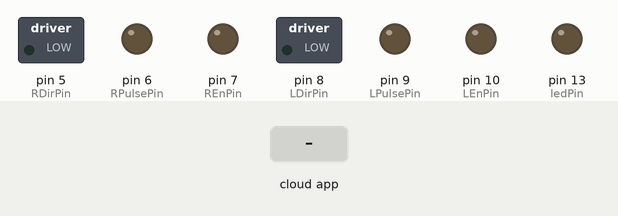
Bench run of a sketch on a simulated Arduino Uno, built with avr-gcc and run on an emulated ATmega328P. Shown: switched loads named in the sketch (green lamp = pin HIGH), output pins drawn as LEDs (lit = HIGH). Inputs (shaded band) come from the test bench. The ROS host is connected and sends only what is stated.

Above: at 1.2 s.
1.3 s: the phone or cloud app sets left_vel to -100
At 2.5 s:
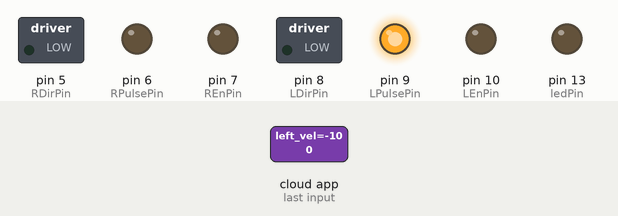
2.8 s: the phone or cloud app sets right_vel to -100
At 3.8 s:
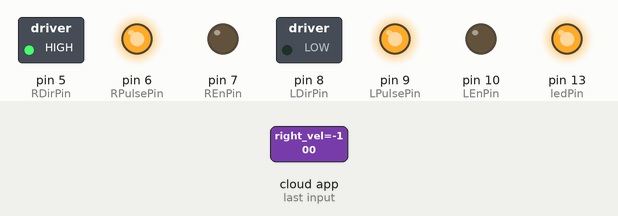
4.3 s: the phone or cloud app sets left_vel to 100
At 4.9 s:
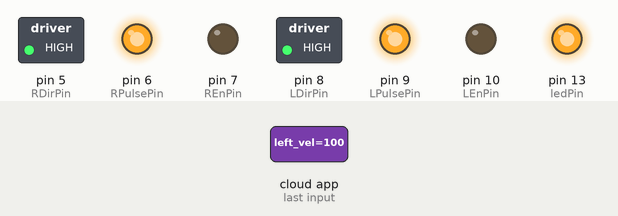
5.8 s: the phone or cloud app sets right_vel to 100
At 7.0 s:
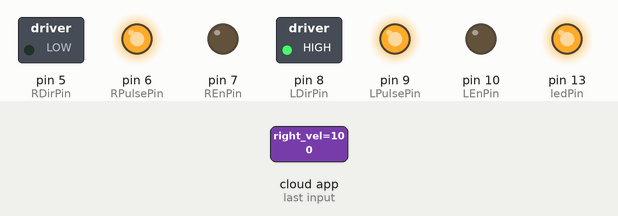
7.3 s: the phone or cloud app sets left_vel to -100
At 8.4 s:
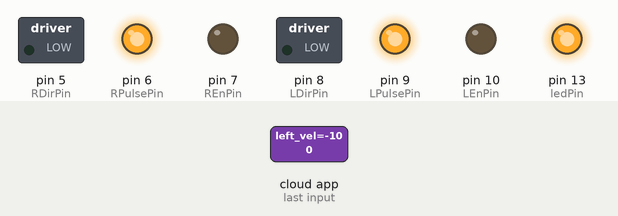
Timing chart, 0 to 9.8 s (numbered marks = the images above; inputs shaded):
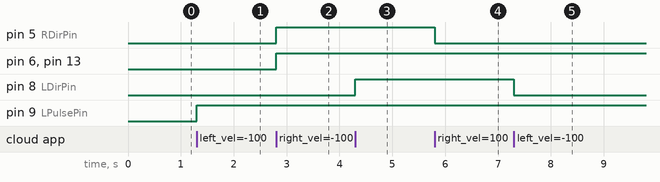

Measured:
- after the input at 1.3 s, pin 9 (LPulsePin): LOW → HIGH at once
- after the input at 2.8 s, pin 5 (RDirPin), pin 6 (RPulsePin), pin 13 (ledPin): LOW → HIGH at once
- after the input at 4.3 s, pin 8 (LDirPin): LOW → HIGH at once
- after the input at 5.8 s, pin 5 (RDirPin): HIGH → LOW at once
- after the input at 7.3 s, pin 8 (LDirPin): HIGH → LOW at once

The sketch:

Rosserial_stepperControl.ino
```cpp
// (licence header left out)
#include <Arduino.h>
#include "BasicStepperDriver.h"
#include <ros.h>
#include <std_msgs/Float32.h>
#include <std_msgs/Int64.h>
/* -----------------------------------------------------------
 * VARIABLES
 *------------------------------------------------------------*/
double Lvel = 0;
double Rvel = 0;
int Rcount = 0;
int Lcount = 0;


unsigned long current_time = 0;
unsigned long next_Ltime = micros();
unsigned long next_Rtime = micros();
unsigned long spinTime = 25000; //tiempo en el que se actualiza los pub & sub
unsigned long NextSpinTime = micros() + spinTime; //tiempo en el que se actualiza los pub & sub
int Lpulse_low_time = 50*100 - 400;
int Rpulse_low_time = 50*100 - 400; //tiempo de pulse en low, lo minimo es 400 para 180 rpm
/* -----------------------------------------------------------
 * MOTORES
 *------------------------------------------------------------*/
#define pulse_high_time  = 400 //400miliseconds tiempo de pulso -- es constante y varia es el tiempo de low

// configuracion de cables motor izquierdo
#define LDirPin 8 //direccion
#define LPulsePin 9 //púlsos
#define LEnPin 10 //enable

// configuracion de cables motor derecho
#define RDirPin 5 //direccion
#define RPulsePin 6 //púlsos
#define REnPin 7 //enable

#define ledPin 13 //led

/* -----------------------------------------------------------
 * CALLBACKS
 *------------------------------------------------------------*/

void LCallback( const std_msgs::Float32& vel){
  Lvel = vel.data;
}

void RCallback( const std_msgs::Float32& vel){
  Rvel = vel.data;
}


/* -----------------------------------------------------------
 * ROS
 *------------------------------------------------------------*/
ros::NodeHandle nh;
//suscripciones  -- lee la velocidad poblicada por el Hardware interface Node
ros::Subscriber<std_msgs::Float32> sub1("left_vel", LCallback);
ros::Subscriber<std_msgs::Float32> sub2("right_vel", RCallback);
//publicaciones  -- envia el conteo de pulsos a el Hardware interface Node
std_msgs::Int64 Lcount_msg;
ros::Publisher LCounter("left_count", &Lcount_msg);
std_msgs::Int64 Rcount_msg;
ros::Publisher RCounter("right_count", &Rcount_msg);

/* -----------------------------------------------------------
 * PROGRAMA
 *------------------------------------------------------------*/
void setup() {

  pinMode(LDirPin, OUTPUT);
  pinMode(LPulsePin, OUTPUT);
  pinMode(LEnPin, OUTPUT);
  pinMode(RDirPin, OUTPUT);
  pinMode(RPulsePin, OUTPUT);
  pinMode(REnPin, OUTPUT);

pinMode(ledPin, OUTPUT);

  nh.initNode();

  nh.subscribe(sub1);
  nh.subscribe(sub2);

  nh.advertise(LCounter);
  nh.advertise(RCounter);
}

void loop() {
current_time = micros();

  if (Lvel != 0){

    //convertir de rad/s a los tiempo del pulso
    //cada paso (400/giro) tiene 0.9 grados = 0.015708 rad
    //solo es una regla de 3, si debe recorrer X rad en 1 segundo, 0.015708 radianes en cuantos segundos?
    Lpulse_low_time = 1000000*(0.015708/abs(Lvel))-400; //deque quedar en micros

    //CAMBIO DE DIRECCION
    if (Lvel > 0){
      digitalWrite(LDirPin, HIGH);
    }
    else if (Lvel < 0){
      digitalWrite(LDirPin,LOW);
    }

    //ENVIO DE PULSOS
    current_time = micros();
    if (current_time >= next_Ltime){
      digitalWrite(LPulsePin, HIGH);
      delayMicroseconds(400);
      next_Ltime = micros() + Lpulse_low_time;
      if(LDirPin){Lcount +=1;} else {Lcount -= 1;}
    }
    else if( current_time < next_Ltime) {
      digitalWrite(LPulsePin, LOW);
    }
  }//if Lvel 0

  if (Rvel != 0){

    //digitalWrite(REnPin, LOW); //verificar polaridad
    //digitalWrite(LEnPin, LOW);
    //convertir de rad/s a los tiempo del pulso
    //cada paso (400/giro) tiene 0.9 grados = 0.015708 rad
    //solo es una regla de 3, si debe recorrer X rad en 1 segundo, 0.015708 radianes en cuantos segundos?
    Rpulse_low_time = 1000000*(0.015708/abs(Rvel))-400; //debe quedar en micros
    //Rpulse_low_time = 4000;
    //CAMBIO DE DIRECCION
    if (Rvel > 0){
      digitalWrite(RDirPin, LOW);
    }
    else if (Rvel < 0){
      digitalWrite(RDirPin, HIGH);
    }

    //ENVIO DE PULSOS
    if (current_time >= next_Rtime){
      digitalWrite(RPulsePin, HIGH);
      digitalWrite(ledPin, HIGH);
      delayMicroseconds(400);
      if(RDirPin){Rcount +=1;} else {Rcount -= 1;}
      next_Rtime = micros() + Rpulse_low_time;
    }
    else if( current_time < next_Rtime) {
      digitalWrite(RPulsePin, LOW);
      digitalWrite(ledPin, LOW);
    }
  }//ifRvel 0
 /*
  else if (Lvel == 0 and Rvel == 0){
        digitalWrite(REnPin, LOW);
    digitalWrite(LEnPin, LOW);
  }


  if (Rvel == 0){
    digitalWrite(ledPin, LOW);
  }
  */
  current_time = micros();
  nh.spinOnce();
  if (current_time > NextSpinTime) {
    Lcount_msg.data = Lcount;
    LCounter.publish( &Lcount_msg );
    Rcount_msg.data = Rcount;
    RCounter.publish( &Rcount_msg );
    NextSpinTime += micros()+ spinTime;
  }
}
```
